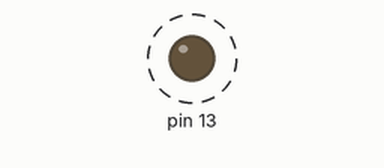
Recording of a sketch running on a simulated Arduino Uno, built with avr-gcc and run on an emulated ATmega328P. Parts: output pins drawn as LEDs (lit = HIGH). Dashed ring = blinking.

Above: at 0.2 s.
Timing chart, 0 to 3.0 s (numbered marks = the images above):
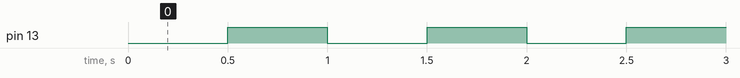

The sketch:

ejemplo_polimorfismo.ino
```cpp
/*
  Ejemplo sencillo de POO y polimorfismo en Arduino con un LED
  Autor: Esteban Carrillo
*/

class Led {
protected:
  int pin;  // el pin donde está conectado el LED
public:
  Led(int p) {  // constructor: se ejecuta al crear el LED
    pin = p;
    pinMode(pin, OUTPUT);
  }
  virtual void encender() = 0;  // función "abstracta": cada LED la hará a su manera
};

// LED que se enciende fijo
class LedFijo : public Led {
public:
  LedFijo(int p)
    : Led(p) {}  // llama al constructor de Led
  void encender() override {
    digitalWrite(pin, HIGH);  // siempre encendido
  }
};

// LED que parpadea
class LedParpadeo : public Led {
private:
  unsigned long tiempoAnterior;
  int intervalo;
  bool estado;
public:
  LedParpadeo(int p, int ms)
    : Led(p) {
    intervalo = ms;
    tiempoAnterior = 0;
    estado = false;
  }
  void encender() override {
    unsigned long tiempoActual = millis();
    if (tiempoActual - tiempoAnterior >= intervalo) {
      estado = !estado;  // cambia el estado (encendido/apagado)
      digitalWrite(pin, estado ? HIGH : LOW);
      tiempoAnterior = tiempoActual;
    }
  }
};

// Creamos un puntero a la clase base (para polimorfismo)
Led* miLed;

void setup() {
  // Aquí decides el tipo de LED:
  // miLed = new LedFijo(13);        // LED siempre encendido
  miLed = new LedParpadeo(13, 500);  // LED parpadea cada 500 ms
}

void loop() {
  miLed->encender();  // siempre llamamos a encender,
                      // pero el resultado depende del tipo de LED
}
```

Measured:
- by itself, pin 13: alternates HIGH for 0.50 s and LOW for 0.50 s
